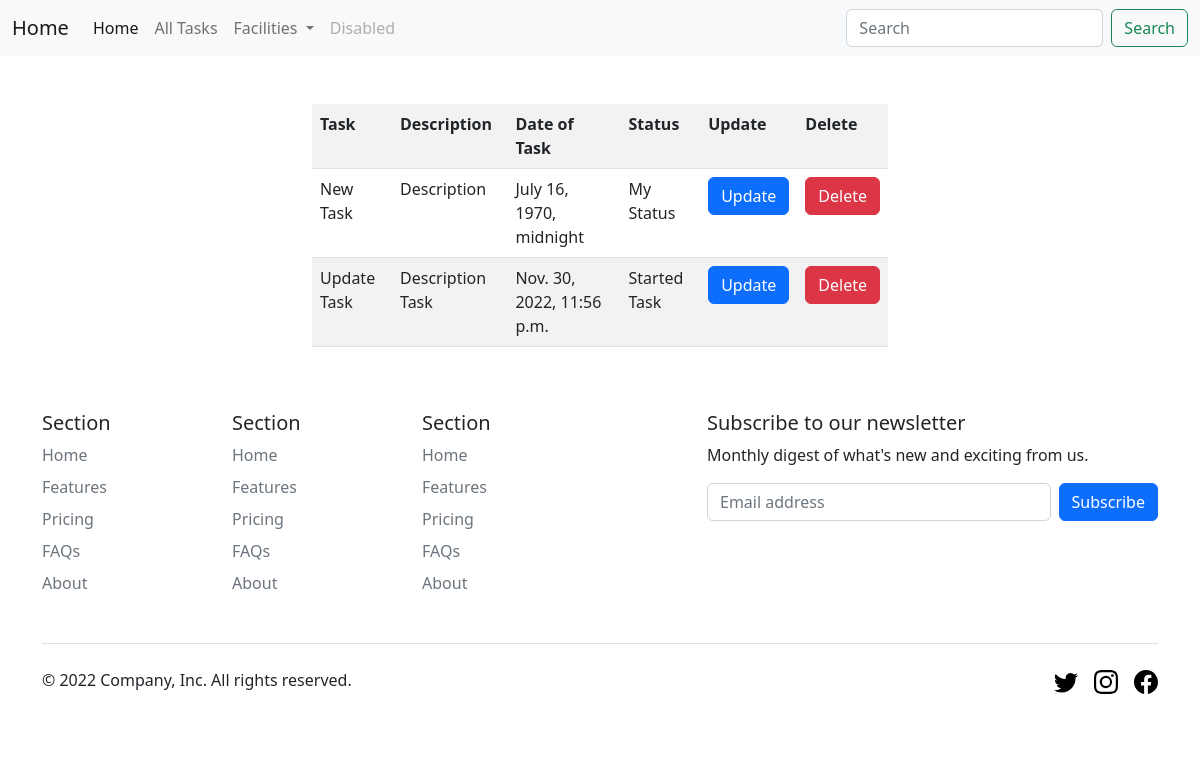
The page /todo/tasks/ on the database its author committed.
### todoapp/models.py (models this page shows)
class TodoModel(models.Model):
    task = models.CharField(max_length=200)
    description = models.CharField(max_length=200)
    status = models.CharField(max_length=200)
    dateoftask = models.DateTimeField()

### todoapp/views.py (the view)
# urls.py: path('tasks/', views.alltasks),
def alltasks(request):
    data = TodoModel.objects.all().order_by('id').reverse()
    return render(request, "alltasks.html", {"tasks": data})

### templates/alltasks.html (shortened to what this page needs)
{% extends "base/base.html" %}
{% block content %}
<div class="row">
    <div class="col-md-3"></div>
    <div class="col-md-6">
        <table class="table table-striped table-hover">
            <tr>
                <th>Task</th>
                <th>Description</th>
                <th>Date of Task</th>
                <th>Status</th>
                <th>Update</th>
                <th>Delete</th>
            </tr>
            {% for task in tasks %}
            <tr>
                <td>{{task.task}}</td>
                <td>{{task.description}}</td>
                <td>{{task.dateoftask}}</td>
                <td>{{task.status}}</td>
                <td><a class="btn btn-primary" href="/update?id={{task.id}}">Update</a></td>
                <td><a class="btn btn-danger" href="/delete?id={{task.id}}">Delete</a></td>
            </tr>
            <br>
            {% endfor %}
        </table>
    </div>
    <div class="col-md-3"></div>
</div>
{% endblock %}

### rows shown on the page
TodoModel: task "New Task", description "Description", dateoftask "July 16, 1970, midnight", status "My Status"
TodoModel: task "Update Task", description "Description Task", dateoftask "Nov. 30, 2022, 11:56 p.m.", status "Started Task"
